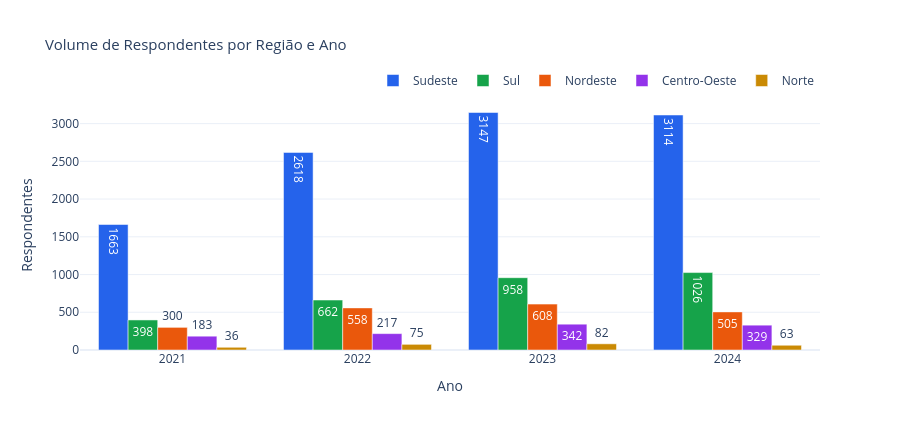

The code cell stored with this chart in its notebook:
### Markdown cell above
---
## G-R2 — Volume de Respondentes por Região e Ano
> Entender o peso amostral de cada região antes de comparar proporções.

### Code cell
vol = (
    df_reg.groupby(['ano_pesquisa', 'regiao'], observed=True)
    .size().reset_index(name='n')
)

fig = go.Figure()
for regiao in REGIOES:
    sub = vol[vol['regiao'] == regiao]
    fig.add_trace(go.Bar(
        x=sub['ano_pesquisa'],
        y=sub['n'],
        name=regiao,
        marker_color=CORES_REGIAO[regiao],
        text=sub['n'],
        textposition='auto',
    ))

fig = layout_padrao(fig, 'Volume de Respondentes por Região e Ano', height=430, barmode='group')
fig.update_yaxes(title_text='Respondentes')
fig.update_xaxes(title_text='Ano')
fig.show()

### Figure 1 — Plotly figure (JSON) as saved in the notebook; plotly's stock layout.template omitted (floating-point values rounded to 4 significant figures)
{"data": [{"marker": {"color": "#2563EB"}, "name": "Sudeste", "text": [1663, 2618, 3147, 3114], "textposition": "auto", "type": "bar", "x": ["2021", "2022", "2023", "2024"], "y": [1663, 2618, 3147, 3114]}, {"marker": {"color": "#16A34A"}, "name": "Sul", "text": [398, 662, 958, 1026], "textposition": "auto", "type": "bar", "x": ["2021", "2022", "2023", "2024"], "y": [398, 662, 958, 1026]}, {"marker": {"color": "#EA580C"}, "name": "Nordeste", "text": [300, 558, 608, 505], "textposition": "auto", "type": "bar", "x": ["2021", "2022", "2023", "2024"], "y": [300, 558, 608, 505]}, {"marker": {"color": "#9333EA"}, "name": "Centro-Oeste", "text": [183, 217, 342, 329], "textposition": "auto", "type": "bar", "x": ["2021", "2022", "2023", "2024"], "y": [183, 217, 342, 329]}, {"marker": {"color": "#CA8A04"}, "name": "Norte", "text": [36, 75, 82, 63], "textposition": "auto", "type": "bar", "x": ["2021", "2022", "2023", "2024"], "y": [36, 75, 82, 63]}], "layout": {"barmode": "group", "height": 430, "legend": {"orientation": "h", "x": 1, "xanchor": "right", "y": 1.02, "yanchor": "bottom"}, "title": {"font": {"size": 15}, "text": "Volume de Respondentes por Região e Ano"}, "xaxis": {"title": {"text": "Ano"}}, "yaxis": {"title": {"text": "Respondentes"}}}}
